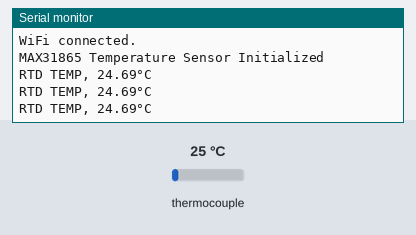
This sketch was run on a simulated ESP32. Parts: the last lines printed to the serial monitor. Inputs (shaded band) come from the test bench; at power-on: thermocouple 25 °C. WiFi joins after 1.5 s; servers stay silent unless stated.

Above: at 3.2 s.
3.3 s: thermocouple set to 6 °C
At 3.9 s:
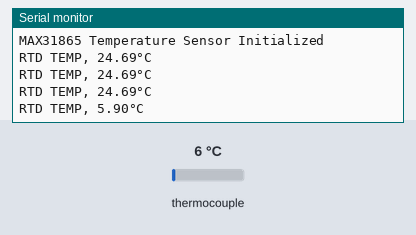
4.8 s: thermocouple set to 75 °C
At 5.31 s:
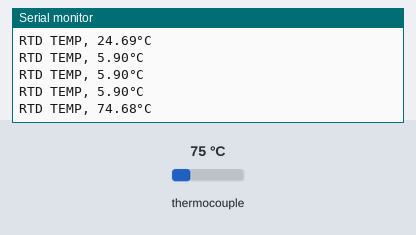
Timing chart, 0 to 7.8 s (numbered marks = the images above; inputs shaded):
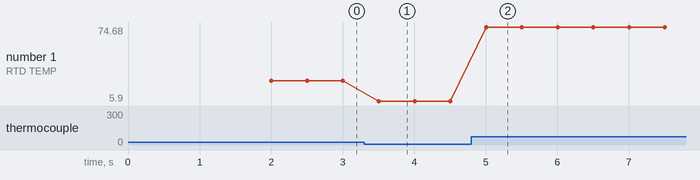

The sketch:

03_12_24_MAXREADINGONLY.ino
```cpp
#include <Wire.h>
#include <Adafruit_MAX31865.h>
#include <WiFi.h>

#define MAX31865_MISO 13
#define MAX31865_MOSI 11
#define MAX31865_CLK 12
#define MAX31865_CS 10

// #define MAX31865_MISO 19
// #define MAX31865_MOSI 23
// #define MAX31865_CLK 18
// #define MAX31865_CS 5

Adafruit_MAX31865 thermo = Adafruit_MAX31865(MAX31865_CS, MAX31865_MOSI, MAX31865_MISO, MAX31865_CLK);

const char* ssid     = "VIRAT";
const char* password = "12345678";

#define R0 100.0
#define Rref 430.0

#define A 3.9083e-3
#define B -5.775e-7
#define C -4.183e-12

const int totalReadingsMAX31865 = 2;

double temperatureReadingsMAX31865[totalReadingsMAX31865] = {0};

unsigned long totalReadingTime = 0;
unsigned long totalSleepTime = 0;
int readingCount = 0;
int sleepCount = 0;

const long readingInterval = 500;   // Interval between readings (500ms)

void setup() {
  Serial.begin(115200);
  Wire.begin();

  // Connect to Wi-Fi
  WiFi.begin(ssid, password);
  while (WiFi.status() != WL_CONNECTED) {
    delay(1000);
    Serial.println("Connecting to WiFi...");
  }
  Serial.println("WiFi connected.");

  thermo.begin(MAX31865_3WIRE);
  Serial.println("MAX31865 Temperature Sensor Initialized");
}

void loop() {
  unsigned long startTime = millis();  // Start time for the cycle

  // MAX31865 Sensor Reading
  for (int i = 0; i < totalReadingsMAX31865; i++) {
    uint16_t adcCode = thermo.readRTD();
    float Rt = (adcCode * Rref) / 32768.0;
    temperatureReadingsMAX31865[i] = Rt;
  }

  // Calculate average temperature from MAX31865
  double tempSumMax31865 = 0;
  for (int i = 0; i < totalReadingsMAX31865; i++) {
    tempSumMax31865 += temperatureReadingsMAX31865[i];
  }
  float averagedRtMax31865 = tempSumMax31865 / totalReadingsMAX31865;
  float temperatureMax31865 = calculateTemperature(averagedRtMax31865);

  // Print the MAX31865 temperature data
  Serial.print("RTD TEMP, ");
  Serial.print(temperatureMax31865, 2);
  Serial.println("°C");

  // End of sensor reading
  unsigned long endTime = millis();
  unsigned long timeTakenForReadings = endTime - startTime;
  totalReadingTime += timeTakenForReadings;
  readingCount++;

  // Calculate remaining sleep time to keep 500ms interval
  unsigned long remainingSleepTime = readingInterval - timeTakenForReadings;
  if (remainingSleepTime > 0) {
    delay(remainingSleepTime);
    totalSleepTime += remainingSleepTime;
    sleepCount++;
  }
}

// Function to calculate temperature from MAX31865 RTD value
float calculateTemperature(float Rt) {
  float t;

  if (Rt >= R0) {
    t = (-A + sqrt(A * A - 4 * B * (1 - Rt / R0))) / (2 * B);
  } else {
    float tolerance = 0.001;
    int maxIterations = 100;
    int iteration = 0;
    float diff;
    t = Rt;

    do {
      float fValue = R0 * (1 + A * t + B * t * t + C * (t - 100) * t * t * t) - Rt;
      float fDerivative = R0 * (A + 2 * B * t + 3 * C * (t - 100) * t * t + C * t * t * t);
      float nextT = t - fValue / fDerivative;
      diff = abs(nextT - t);
      t = nextT;
      iteration++;
    } while (diff > tolerance && iteration < maxIterations);

    if (iteration == maxIterations) {
      Serial.println("Warning: Temperature calculation failed to converge.");
    }
  }

  return t;
}
```

Measured:
- after the input at 3.3 s, the serial monitor: prints a new line after 0.20 s (image 1)
- after the input at 4.8 s, the serial monitor: prints a new line after 0.21 s (image 2)
- plotted number 1: 24.69 → 5.9 after the input at 3.3 s, 5.9 → 74.68 after the input at 4.8 s
